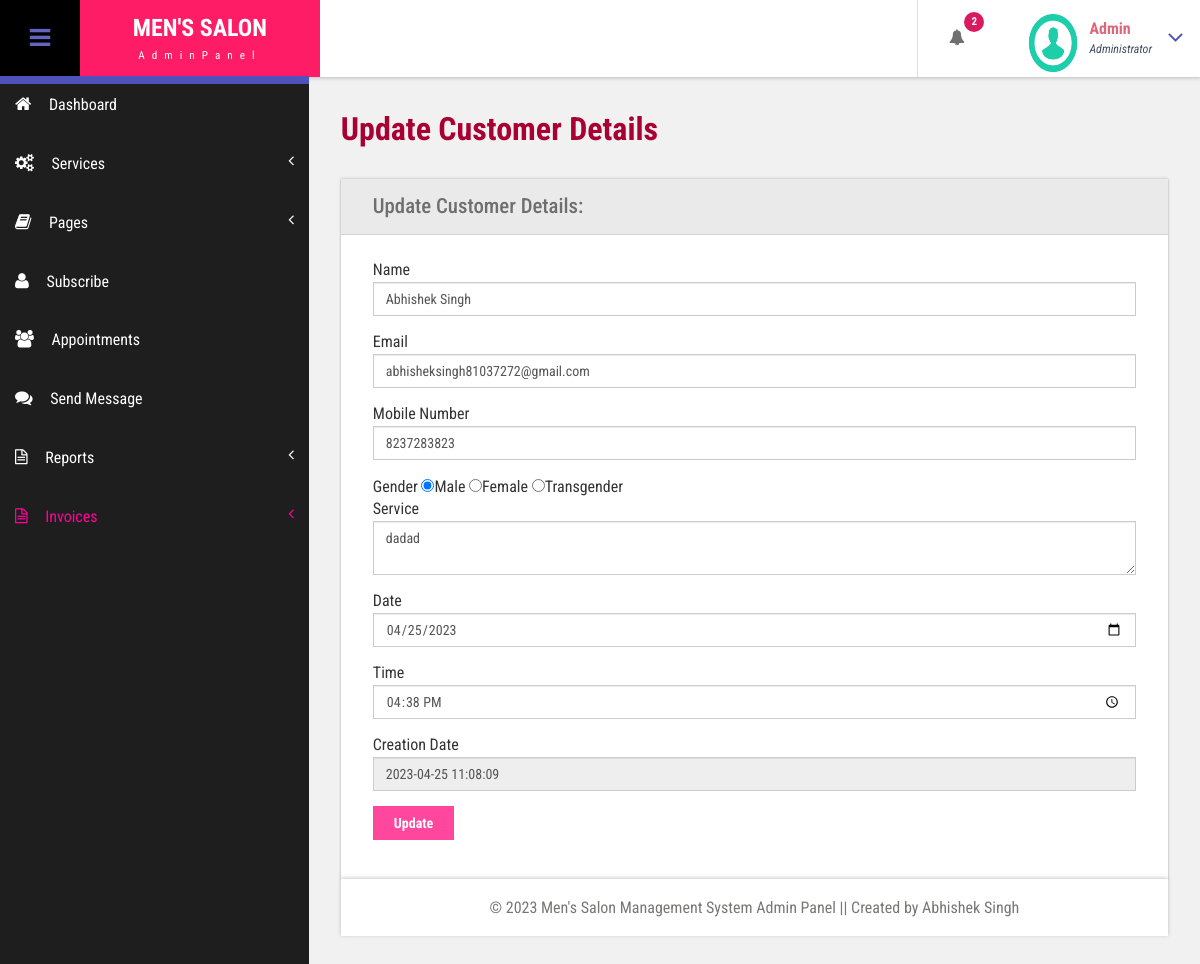
Screenshot of /admin/edit-customer-detailed.php?editid=42 (signed in) with the database file from the repository.
### tables this page shows
CREATE TABLE `tblcustomers` (
  `ID` int(10) NOT NULL,
  `Name` varchar(120) DEFAULT NULL,
  `Email` varchar(200) DEFAULT NULL,
  `MobileNumber` bigint(11) DEFAULT NULL,
  `AptNumber` varchar(120) DEFAULT NULL,
  `Gender` enum('Female','Male','Transgender') DEFAULT NULL,
  `app_date` varchar(120) DEFAULT NULL,
  `app_time` varchar(120) DEFAULT NULL,
  `Details` mediumtext DEFAULT NULL,
  `CreationDate` timestamp NULL DEFAULT current_timestamp()
);

### admin/edit-customer-detailed.php (the view, shortened to what this page needs)
<?php
include('includes/dbconnection.php');
if (strlen($_SESSION['bpmsaid'] == 0)) {
	header('location:logout.php');
} else {
	?>
	<!DOCTYPE HTML>
	<html>
	<head>
		<link href="css/bootstrap.css" rel='stylesheet' type='text/css' />
		<link href="css/style.css" rel='stylesheet' type='text/css' />
		<link href="css/font-awesome.css" rel="stylesheet">
		<link href="css/animate.css" rel="stylesheet" type="text/css" media="all">
		<link href="css/custom.css" rel="stylesheet">
	</head>
	<body class="cbp-spmenu-push">
		<div class="main-content">
			<?php include_once('includes/sidebar.php'); ?>
			<?php include_once('includes/header.php'); ?>
			<div id="page-wrapper">
				<div class="main-page">
					<div class="forms">
						<h3 class="title1">Update Customer Details</h3>
						<div class="form-grids row widget-shadow" data-example-id="basic-forms">
							<div class="form-title">
								<h4>Update Customer Details:</h4>
							</div>
							<div class="form-body">
								<form method="post">
									<?php
									$cid = $_GET['editid'];
									$ret = mysqli_query($con, "select * from  tblcustomers where ID='$cid'");
									while ($row = mysqli_fetch_array($ret)) {
										?>
										<div class="form-group"> <label for="exampleInputEmail1">Name</label> <input type="text"
												class="form-control" id="name" name="name" value="<?php echo $row['Name']; ?>"
												required="true"> </div>
										<div class="form-group"> <label for="exampleInputPassword1">Email</label> <input
												type="text" id="email" name="email" class="form-control"
												value="<?php echo $row['Email']; ?>" required="true"> </div>
										<div class="form-group"> <label for="exampleInputPassword1">Mobile Number</label> <input
												type="text" id="mobilenum" name="mobilenum" class="form-control"
												value="<?php echo $row['MobileNumber']; ?>" required="true"> </div>
										<div class="form-group"> <label for="exampleInputPassword1">Gender</label>
											<?php if ($row['Gender'] == "Male") { ?><input type="radio" id="gender" name="gender" value="Male" checked="true">Male
												<input type="radio" name="gender" value="Female">Female
												<input type="radio" name="gender" value="Transgender">Transgender
											<?php } ?>
											<div class="form-group"> <label for="exampleInputEmail1">Service</label> <textarea
													type="text" class="form-control" id="details" name="details"
													placeholder="Details" required="true" rows="2"
													cols="4"><?php echo $row['Details']; ?></textarea> </div>
								<div class="form-group service-input">
									<label for="details">Date</label>
									<input type="date" class="form-control" name="date" value="<?php echo $row['app_date']; ?>">
								</div>
								<div class="form-group service-input">
									<label for="details">Time</label>
									<input type="time" class="form-control" name="time" value="<?php echo $row['app_time']; ?>">
								</div>
											<div class="form-group"> <label for="exampleInputPassword1">Creation Date</label>
												<input type="text" id="" name="" class="form-control"
													value="<?php echo $row['CreationDate']; ?>" readonly='true'> </div>
										<?php } ?>
										<button type="submit" name="submit" class="btn btn-default">Update</button>
								</form>
							</div>
						</div>
					</div>
				</div>
				<?php include_once('includes/footer.php'); ?>
			</div>
	</body>
	</html>
<?php } ?>

### admin/includes/header.php (shortened to what this page needs)
<div class="sticky-header header-section ">
      <div class="header-left">
        <button id="showLeftPush"><i class="fa fa-bars"></i></button>
        <div class="logo">
          <a href="index.html">
            <h1>MEN'S SALON</h1>
            <span>AdminPanel</span>
          </a>
        </div>
      </div>
      <div class="header-right">
        <div class="profile_details_left">
          <ul class="nofitications-dropdown">
            <?php
$ret1=mysqli_query($con,"select ID,Name from tblcustomers ORDER BY ID DESC");
$num=mysqli_num_rows($ret1);
?>
            <li class="dropdown head-dpdn">
              <a href="#" class="dropdown-toggle" data-toggle="dropdown" aria-expanded="false"><i class="fa fa-bell"></i><span class="badge blue"><?php echo $num;?></span></a>
            </li>
          </ul>
          <div class="clearfix"> </div>
        </div>
        <div class="profile_details">
        <?php
$adid=$_SESSION['bpmsaid'];
$ret=mysqli_query($con,"select AdminName from tbladmin where ID='$adid'");
$row=mysqli_fetch_array($ret);
$name=$row['AdminName'];
?>
          <ul>
            <li class="dropdown profile_details_drop">
              <a href="#" class="dropdown-toggle" data-toggle="dropdown" aria-expanded="false">
                <div class="profile_img">
                  <span class="prfil-img"><img src="images/download (1).png" alt="" width="50" height="60"> </span>
                  <div class="user-name">
                    <p><?php echo $name; ?></p>
                    <span>Administrator</span>
                  </div>
                  <i class="fa fa-angle-down lnr"></i>
                  <div class="clearfix"></div>
                </div>
              </a>
            </li>
          </ul>
        </div>
      </div>
      <div class="clearfix"> </div>
    </div>

### admin/css/style.css (style rules this page uses)
h4, h5, h6, h1, h2, h3 { margin: 0; }
ul, ol { margin: 0; }
p { margin: 0; }
html, body { font-family: "Roboto Condensed", sans-serif; font-size: 100%; overflow-x: hidden; background: #fff; }
body a { transition: 0.5s all ease; -webkit-transition: 0.5s all ease; -moz-transition: 0.5s all ease; -o-transition: 0.5s all ease; -ms-transition: 0.5s all ease; text-decoration: none; }
h1, h2, h3, h4, h5, h6 { margin: 0; }
ul, label { margin: 0; padding: 0; }
.main-content { position: relative; }
.sticky-header { position: fixed; top: 0; left: 0px; width: 100%; z-index: 100; }
.header-section { background: #fff; box-shadow: 1px 1px 4px rgba(0, 0, 0, 0.21); -webkit-box-shadow: 1px 1px 4px rgba(0, 0, 0, 0.21); -moz-box-shadow: 1px 1px 4px rgba(0, 0, 0, 0.21); -o-box-shadow: 1px 1px 4px rgba(0, 0, 0, 0.21); }
.header-section::after { clear: both; display: block; content: ""; }
.header-left { float: left; width: 45%; }
.header-right { float: right; }
button#showLeftPush { font-size: 1.5em; width: 80px; padding: 0.87em 0; text-align: center; cursor: pointer; float: left; color: #ffffff; -moz-transition: all 0.2s ease-out 0s; -webkit-transition: all 0.2s ease-out 0s; transition: all 0.2s ease-out 0s; border: none; background-color: #000000; outline: none; }
.cbp-spmenu-push { overflow-x: hidden; position: relative; }
.cbp-spmenu, .cbp-spmenu-push { -webkit-transition: all 0.3s ease; -moz-transition: all 0.3s ease; transition: all 0.3s ease; }
.cbp-spmenu-push div#page-wrapper { margin: 0 0 0 19.3em; transition: 0.5s all; -webkit-transition: 0.5s all; -moz-transition: 0.5s all; }
.fa { display: inline-block; font-family: FontAwesome; font-style: normal; font-weight: normal; line-height: 1; -webkit-font-smoothing: antialiased; -moz-osx-font-smoothing: grayscale; }
.logo { background: #ff1c66; text-align: center; float: left; }
.logo a { padding: 0.9em 3.3em 0.7em; display: block; text-decoration: none; }
.logo a h1 { color: #fff; font-size: 1.5em; line-height: 1.2em; font-weight: 700; }
.logo a span { color: #f8f8f8; font-size: 0.7em; text-align: center; letter-spacing: 7px; }
.profile_details_left { float: left; }
li.dropdown.head-dpdn { display: inline-block; padding: 1.7em 0; border-left: 1px solid #e0e0e0; float: left; }
li.dropdown.head-dpdn a.dropdown-toggle { padding: 1.7em 2em; }
i.fa.fa-bell { color: #6f6f6f; }
.header-right span.badge { font-size: 11px; font-weight: bold; color: #fff; background: #8bc34a; line-height: 15px; width: 20px; height: 20px; border-radius: 2em; -webkit-border-radius: 2em; -moz-border-radius: 2em; -o-border-radius: 2em; text-align: center; display: inline-block; position: absolute; top: 16%; padding: 2px 0 0; }
.header-right span.blue { background-color: #d81b60; }
.profile_details { float: right; }
.profile_details_drop a.dropdown-toggle { display: block; padding: 0.8em 3em 0 2em; }
.profile_img span.prfil-img { float: left; }
.user-name { float: left; margin-top: 8px; margin-left: 11px; height: 35px; }
.profile_details ul li { list-style-type: none; position: relative; }
.profile_details li a i.fa.lnr { position: absolute; top: 34%; right: 8%; color: #4f52ba; font-size: 1.6em; }
.user-name p { font-size: 1em; color: #dd6777; line-height: 1em; font-weight: 700; }
.user-name span { font-size: 0.75em; font-style: italic; color: #424f63; font-weight: normal; margin-top: 0.3em; }
.charts, .row { margin: 2em 0 0; }
.widget-shadow { background-color: #fff; box-shadow: 0 -1px 3px rgba(0, 0, 0, 0.12), 0 1px 2px rgba(0, 0, 0, 0.24); -webkit-box-shadow: 0 -1px 3px rgba(0, 0, 0, 0.12), 0 1px 2px rgba(0, 0, 0, 0.24); -moz-box-shadow: 0 -1px 3px rgba(0, 0, 0, 0.12), 0 1px 2px rgba(0, 0, 0, 0.24); }
h3.title1 { font-size: 2em; color: #a80032; margin-bottom: 0.8em; font-weight: bold; }
.forms h3.title1 { margin-bottom: 0; }
.forms h4 { font-size: 1.3em; color: #6f6f6f; }
.form-title { padding: 1em 2em; background-color: #eaeaea; border-bottom: 1px solid #d6d5d5; }
.form-body { padding: 1.5em 2em; }
.forms label { font-weight: 400; }
.form-control { border-radius: inherit; }
.forms button.btn.btn-default { background-color: #ff489d; color: #fff; padding: 0.5em 1.5em; border: none; outline: none; border-radius: inherit; font-weight: bold; }

### admin/css/custom.css (style rules this page uses)
#page-wrapper { padding:7em 2em 2.5em; background-color: #F1F1F1; }

### rows the page displays
tblcustomers: name "Abhishek Singh", email "abhisheksingh81037272@gmail.com", mobilenum "8237283823", details "dadad", date "04/25/2023", time "16:38", CreationDate "2023-04-25 11:08:09"

### other values shown
$num "2"
$name "Admin"
